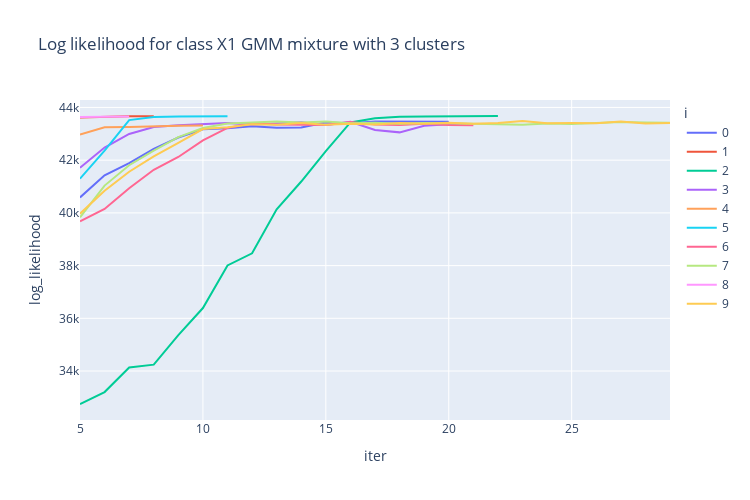

Write notebook code for a chart like this one.
### Code cell
import plotly.express as px
fig = px.line(log_likelihood_trace_df_x1, x="iter", y="log_likelihood", color="i", title="Log likelihood for class X1 GMM mixture with 3 clusters", width=750, height=500)
# fig.write_image("/Users/loreliegordon/Library/Mobile Documents/com~apple~CloudDocs/Documents/root/Columbia/Fall2021/ELEN4720/Assignments/assignment3/submission/log_like_x1.png")
fig.show()

### Figure 1 — Plotly figure (JSON) as saved in the notebook; plotly's stock layout.template omitted (floating-point values rounded to 4 significant figures)
{"data": [{"hovertemplate": "i=0<br>iter=%{x}<br>log_likelihood=%{y}<extra></extra>", "legendgroup": "0", "line": {"color": "#636efa", "dash": "solid"}, "marker": {"symbol": "circle"}, "mode": "lines", "name": "0", "orientation": "v", "showlegend": true, "type": "scatter", "x": [5, 6, 7, 8, 9, 10, 11, 12, 13, 14, 15, 16, 17, 18, 19, 20], "xaxis": "x", "y": [40590.0, 41420.0, 41890.0, 42430.0, 42860.0, 43170.0, 43210.0, 43280.0, 43230.0, 43240.0, 43420.0, 43400.0, 43460.0, 43470.0, 43460.0, 43460.0], "yaxis": "y"}, {"hovertemplate": "i=1<br>iter=%{x}<br>log_likelihood=%{y}<extra></extra>", "legendgroup": "1", "line": {"color": "#EF553B", "dash": "solid"}, "marker": {"symbol": "circle"}, "mode": "lines", "name": "1", "orientation": "v", "showlegend": true, "type": "scatter", "x": [5, 6, 7, 8], "xaxis": "x", "y": [43620.0, 43650.0, 43660.0, 43670.0], "yaxis": "y"}, {"hovertemplate": "i=2<br>iter=%{x}<br>log_likelihood=%{y}<extra></extra>", "legendgroup": "2", "line": {"color": "#00cc96", "dash": "solid"}, "marker": {"symbol": "circle"}, "mode": "lines", "name": "2", "orientation": "v", "showlegend": true, "type": "scatter", "x": [5, 6, 7, 8, 9, 10, 11, 12, 13, 14, 15, 16, 17, 18, 19, 20, 21, 22], "xaxis": "x", "y": [32750.0, 33200.0, 34140.0, 34240.0, 35360.0, 36390.0, 38010.0, 38470.0, 40130.0, 41190.0, 42340.0, 43430.0, 43590.0, 43650.0, 43660.0, 43670.0, 43670.0, 43680.0], "yaxis": "y"}, {"hovertemplate": "i=3<br>iter=%{x}<br>log_likelihood=%{y}<extra></extra>", "legendgroup": "3", "line": {"color": "#ab63fa", "dash": "solid"}, "marker": {"symbol": "circle"}, "mode": "lines", "name": "3", "orientation": "v", "showlegend": true, "type": "scatter", "x": [5, 6, 7, 8, 9, 10, 11, 12, 13, 14, 15, 16, 17, 18, 19, 20, 21], "xaxis": "x", "y": [41710.0, 42480.0, 43000.0, 43260.0, 43330.0, 43360.0, 43410.0, 43350.0, 43390.0, 43440.0, 43340.0, 43450.0, 43150.0, 43050.0, 43310.0, 43370.0, 43360.0], "yaxis": "y"}, {"hovertemplate": "i=4<br>iter=%{x}<br>log_likelihood=%{y}<extra></extra>", "legendgroup": "4", "line": {"color": "#FFA15A", "dash": "solid"}, "marker": {"symbol": "circle"}, "mode": "lines", "name": "4", "orientation": "v", "showlegend": true, "type": "scatter", "x": [5, 6, 7, 8, 9, 10], "xaxis": "x", "y": [42970.0, 43250.0, 43260.0, 43290.0, 43310.0, 43310.0], "yaxis": "y"}, {"hovertemplate": "i=5<br>iter=%{x}<br>log_likelihood=%{y}<extra></extra>", "legendgroup": "5", "line": {"color": "#19d3f3", "dash": "solid"}, "marker": {"symbol": "circle"}, "mode": "lines", "name": "5", "orientation": "v", "showlegend": true, "type": "scatter", "x": [5, 6, 7, 8, 9, 10, 11], "xaxis": "x", "y": [41300.0, 42360.0, 43520.0, 43630.0, 43660.0, 43670.0, 43670.0], "yaxis": "y"}, {"hovertemplate": "i=6<br>iter=%{x}<br>log_likelihood=%{y}<extra></extra>", "legendgroup": "6", "line": {"color": "#FF6692", "dash": "solid"}, "marker": {"symbol": "circle"}, "mode": "lines", "name": "6", "orientation": "v", "showlegend": true, "type": "scatter", "x": [5, 6, 7, 8, 9, 10, 11, 12, 13, 14, 15, 16, 17, 18, 19, 20, 21], "xaxis": "x", "y": [39680.0, 40150.0, 40940.0, 41640.0, 42120.0, 42750.0, 43220.0, 43400.0, 43360.0, 43340.0, 43330.0, 43440.0, 43350.0, 43340.0, 43380.0, 43330.0, 43330.0], "yaxis": "y"}, {"hovertemplate": "i=7<br>iter=%{x}<br>log_likelihood=%{y}<extra></extra>", "legendgroup": "7", "line": {"color": "#B6E880", "dash": "solid"}, "marker": {"symbol": "circle"}, "mode": "lines", "name": "7", "orientation": "v", "showlegend": true, "type": "scatter", "x": [5, 6, 7, 8, 9, 10, 11, 12, 13, 14, 15, 16, 17, 18, 19, 20, 21, 22, 23, 24, 25, 26, 27, 28, 29], "xaxis": "x", "y": [39830.0, 41040.0, 41810.0, 42360.0, 42870.0, 43220.0, 43390.0, 43430.0, 43470.0, 43430.0, 43470.0, 43400.0, 43420.0, 43380.0, 43410.0, 43400.0, 43380.0, 43370.0, 43350.0, 43390.0, 43370.0, 43410.0, 43450.0, 43430.0, 43420.0], "yaxis": "y"}, {"hovertemplate": "i=8<br>iter=%{x}<br>log_likelihood=%{y}<extra></extra>", "legendgroup": "8", "line": {"color": "#FF97FF", "dash": "solid"}, "marker": {"symbol": "circle"}, "mode": "lines", "name": "8", "orientation": "v", "showlegend": true, "type": "scatter", "x": [5, 6, 7], "xaxis": "x", "y": [43630.0, 43650.0, 43660.0], "yaxis": "y"}, {"hovertemplate": "i=9<br>iter=%{x}<br>log_likelihood=%{y}<extra></extra>", "legendgroup": "9", "line": {"color": "#FECB52", "dash": "solid"}, "marker": {"symbol": "circle"}, "mode": "lines", "name": "9", "orientation": "v", "showlegend": true, "type": "scatter", "x": [5, 6, 7, 8, 9, 10, 11, 12, 13, 14, 15, 16, 17, 18, 19, 20, 21, 22, 23, 24, 25, 26, 27, 28, 29], "xaxis": "x", "y": [39970.0, 40840.0, 41560.0, 42140.0, 42660.0, 43180.0, 43250.0, 43360.0, 43340.0, 43410.0, 43350.0, 43380.0, 43350.0, 43410.0, 43380.0, 43420.0, 43380.0, 43410.0, 43490.0, 43400.0, 43410.0, 43400.0, 43460.0, 43390.0, 43410.0], "yaxis": "y"}], "layout": {"height": 500, "legend": {"title": {"text": "i"}, "tracegroupgap": 0}, "title": {"text": "Log likelihood for class X1 GMM mixture with 3 clusters"}, "width": 750, "xaxis": {"anchor": "y", "domain": [0, 1], "title": {"text": "iter"}}, "yaxis": {"anchor": "x", "domain": [0, 1], "title": {"text": "log_likelihood"}}}}
